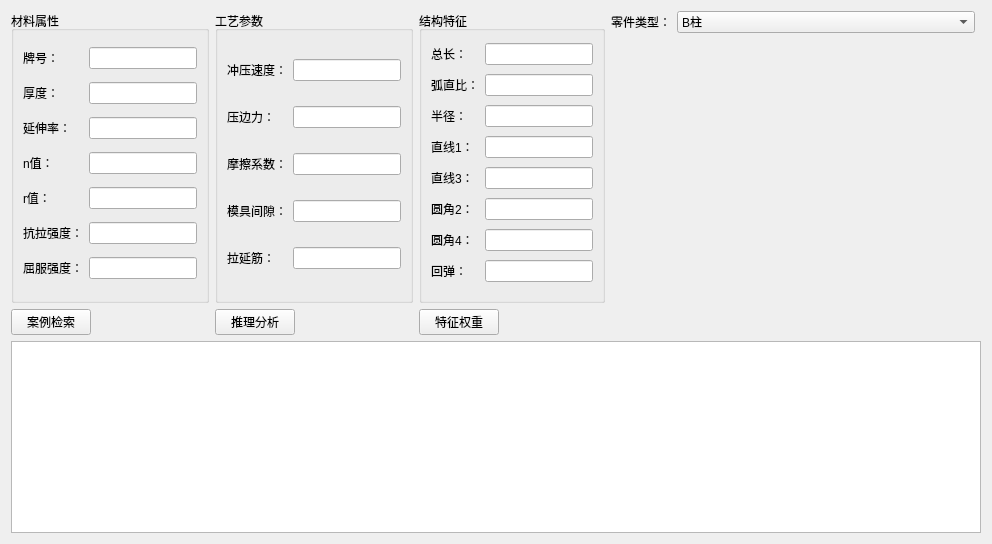
      <widget class="QWidget" name="tab_3">
       <attribute name="title">
        <string>专家推理</string>
       </attribute>
       <layout class="QGridLayout" name="gridLayout_13">
        <item row="0" column="1" rowspan="2">
         <widget class="QGroupBox" name="gb_processPeremeter">
          <property name="sizePolicy">
           <sizepolicy hsizetype="Fixed" vsizetype="Expanding">
            <horstretch>0</horstretch>
            <verstretch>0</verstretch>
           </sizepolicy>
          </property>
          <property name="title">
           <string>工艺参数</string>
          </property>
          <layout class="QGridLayout" name="gridLayout_15">
           <item row="2" column="0">
            <widget class="QLabel" name="lab_friction">
             <property name="text">
              <string>摩擦系数：</string>
             </property>
            </widget>
           </item>
           <item row="2" column="1">
            <widget class="QLineEdit" name="friction"/>
           </item>
           <item row="4" column="1">
            <widget class="QLineEdit" name="drawBead"/>
           </item>
           <item row="4" column="0">
            <widget class="QLabel" name="lab_drawBead">
             <property name="text">
              <string>拉延筋：</string>
             </property>
            </widget>
           </item>
           <item row="0" column="0">
            <widget class="QLabel" name="lab_velocity">
             <property name="text">
              <string>冲压速度：</string>
             </property>
            </widget>
           </item>
           <item row="3" column="0">
            <widget class="QLabel" name="lab_gap">
             <property name="text">
              <string>模具间隙：</string>
             </property>
            </widget>
           </item>
           <item row="1" column="1">
            <widget class="QLineEdit" name="pressure"/>
           </item>
           <item row="3" column="1">
            <widget class="QLineEdit" name="gap"/>
           </item>
           <item row="0" column="1">
            <widget class="QLineEdit" name="velocity"/>
           </item>
           <item row="1" column="0">
            <widget class="QLabel" name="lab_pressure">
             <property name="text">
              <string>压边力：</string>
             </property>
            </widget>
           </item>
          </layout>
         </widget>
        </item>
        <item row="0" column="0" rowspan="2">
         <widget class="QGroupBox" name="gb_materialProperty">
          <property name="sizePolicy">
           <sizepolicy hsizetype="Fixed" vsizetype="Expanding">
            <horstretch>0</horstretch>
            <verstretch>0</verstretch>
           </sizepolicy>
          </property>
          <property name="title">
           <string>材料属性</string>
          </property>
          <layout class="QGridLayout" name="gridLayout_12">
           <item row="8" column="1">
            <widget class="QLineEdit" name="yield_strength"/>
           </item>
           <item row="6" column="0">
            <widget class="QLabel" name="lab_tensile">
             <property name="text">
              <string>抗拉强度：</string>
             </property>
            </widget>
           </item>
           <item row="8" column="0">
            <widget class="QLabel" name="lab_yield">
             <property name="text">
              <string>屈服强度：</string>
             </property>
            </widget>
           </item>
           <item row="0" column="1">
            <widget class="QLineEdit" name="PH"/>
           </item>
           <item row="4" column="0">
            <widget class="QLabel" name="lab_n">
             <property name="text">
              <string>n值：</string>
             </property>
            </widget>
           </item>
           <item row="6" column="1">
            <widget class="QLineEdit" name="tensile_strength"/>
           </item>
           <item row="4" column="1">
            <widget class="QLineEdit" name="nValue"/>
           </item>
           <item row="2" column="1">
            <widget class="QLineEdit" name="elongation"/>
           </item>
           <item row="0" column="0">
            <widget class="QLabel" name="lab_PH">
             <property name="text">
              <string>牌号：</string>
             </property>
            </widget>
           </item>
           <item row="2" column="0">
            <widget class="QLabel" name="lab_elongation">
             <property name="text">
              <string>延伸率：</string>
             </property>
            </widget>
           </item>
           <item row="5" column="1">
            <widget class="QLineEdit" name="rValue"/>
           </item>
           <item row="5" column="0">
            <widget class="QLabel" name="lab_r">
             <property name="text">
              <string>r值：</string>
             </property>
            </widget>
           </item>
           <item row="1" column="0">
            <widget class="QLabel" name="lab_thickness">
             <property name="text">
              <string>厚度：</string>
             </property>
            </widget>
           </item>
           <item row="1" column="1">
            <widget class="QLineEdit" name="thickness"/>
           </item>
          </layout>
         </widget>
        </item>
        <item row="1" column="3" colspan="3">
         <widget class="QLabel" name="lab_image">
          <property name="sizePolicy">
           <sizepolicy hsizetype="Fixed" vsizetype="Fixed">
            <horstretch>0</horstretch>
            <verstretch>0</verstretch>
           </sizepolicy>
          </property>
          <property name="minimumSize">
           <size>
            <width>364</width>
            <height>264</height>
           </size>
          </property>
          <property name="maximumSize">
           <size>
            <width>364</width>
            <height>264</height>
           </size>
          </property>
          <property name="text">
           <string/>
          </property>
          <property name="pixmap">
           <pixmap resource="resources.qrc">:/image/image/201511240842560.jpg</pixmap>
          </property>
          <property name="scaledContents">
           <bool>true</bool>
          </property>
         </widget>
        </item>
        <item row="2" column="1">
         <widget class="QPushButton" name="btn_inference">
          <property name="sizePolicy">
           <sizepolicy hsizetype="Fixed" vsizetype="Fixed">
            <horstretch>0</horstretch>
            <verstretch>0</verstretch>
           </sizepolicy>
          </property>
          <property name="text">
           <string>推理分析</string>
          </property>
         </widget>
        </item>
        <item row="3" column="0" colspan="7">
         <widget class="QTextEdit" name="textEdit_inference">
          <property name="enabled">
           <bool>true</bool>
          </property>
          <property name="sizePolicy">
           <sizepolicy hsizetype="Expanding" vsizetype="Fixed">
            <horstretch>0</horstretch>
            <verstretch>0</verstretch>
           </sizepolicy>
          </property>
          <property name="readOnly">
           <bool>true</bool>
          </property>
         </widget>
        </item>
        <item row="0" column="4" colspan="2">
         <widget class="QComboBox" name="cbb_part">
          <item>
           <property name="text">
            <string>B柱</string>
           </property>
          </item>
          <item>
           <property name="text">
            <string>A柱</string>
           </property>
          </item>
          <item>
           <property name="text">
            <string>左车门内板</string>
           </property>
          </item>
          <item>
           <property name="text">
            <string>右车门内板</string>
           </property>
          </item>
         </widget>
        </item>
        <item row="0" column="3">
         <widget class="QLabel" name="lab_part">
          <property name="sizePolicy">
           <sizepolicy hsizetype="Fixed" vsizetype="Fixed">
            <horstretch>0</horstretch>
            <verstretch>0</verstretch>
           </sizepolicy>
          </property>
          <property name="text">
           <string>零件类型：</string>
          </property>
         </widget>
        </item>
        <item row="2" column="0">
         <widget class="QPushButton" name="btn_case_search">
          <property name="sizePolicy">
           <sizepolicy hsizetype="Fixed" vsizetype="Fixed">
            <horstretch>0</horstretch>
            <verstretch>0</verstretch>
           </sizepolicy>
          </property>
          <property name="text">
           <string>案例检索</string>
          </property>
         </widget>
        </item>
        <item row="0" column="2" rowspan="2">
         <widget class="QGroupBox" name="gb_structureFeature">
          <property name="sizePolicy">
           <sizepolicy hsizetype="Fixed" vsizetype="Expanding">
            <horstretch>0</horstretch>
            <verstretch>0</verstretch>
           </sizepolicy>
          </property>
          <property name="title">
           <string>结构特征</string>
          </property>
          <layout class="QGridLayout" name="gridLayout_16">
           <item row="6" column="0">
            <widget class="QLabel" name="lab_angle2">
             <property name="text">
              <string>圆角2：</string>
             </property>
            </widget>
           </item>
           <item row="6" column="1">
            <widget class="QLineEdit" name="angle2"/>
           </item>
           <item row="7" column="1">
            <widget class="QLineEdit" name="angle4"/>
           </item>
           <item row="5" column="1">
            <widget class="QLineEdit" name="line3"/>
           </item>
           <item row="5" column="0">
            <widget class="QLabel" name="lab_line3">
             <property name="text">
              <string>直线3：</string>
             </property>
            </widget>
           </item>
           <item row="1" column="1">
            <widget class="QLineEdit" name="ASR"/>
           </item>
           <item row="1" column="0">
            <widget class="QLabel" name="lab_ASR">
             <property name="text">
              <string>弧直比：</string>
             </property>
            </widget>
           </item>
           <item row="2" column="0">
            <widget class="QLabel" name="lab_radius">
             <property name="text">
              <string>半径：</string>
             </property>
            </widget>
           </item>
           <item row="0" column="1">
            <widget class="QLineEdit" name="length"/>
           </item>
           <item row="3" column="0">
            <widget class="QLabel" name="lab_line1">
             <property name="text">
              <string>直线1：</string>
             </property>
            </widget>
           </item>
           <item row="3" column="1">
            <widget class="QLineEdit" name="line1"/>
           </item>
           <item row="2" column="1">
            <widget class="QLineEdit" name="radius"/>
           </item>
           <item row="0" column="0">
            <widget class="QLabel" name="lab_length">
             <property name="text">
              <string>总长：</string>
             </property>
            </widget>
           </item>
           <item row="7" column="0">
            <widget class="QLabel" name="lab_angle4">
             <property name="text">
              <string>圆角4：</string>
             </property>
            </widget>
           </item>
           <item row="8" column="0">
            <widget class="QLabel" name="lab_springback">
             <property name="text">
              <string>回弹：</string>
             </property>
            </widget>
           </item>
           <item row="8" column="1">
            <widget class="QLineEdit" name="springback"/>
           </item>
          </layout>
         </widget>
        </item>
        <item row="2" column="2">
         <widget class="QPushButton" name="btn_weight">
          <property name="sizePolicy">
           <sizepolicy hsizetype="Fixed" vsizetype="Fixed">
            <horstretch>0</horstretch>
            <verstretch>0</verstretch>
           </sizepolicy>
          </property>
          <property name="text">
           <string>特征权重</string>
          </property>
         </widget>
        </item>
       </layout>
      </widget>
